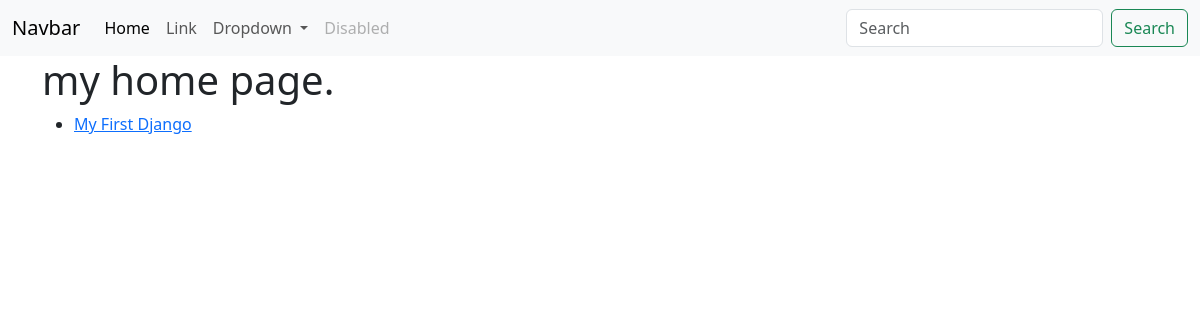
Before: / with the older database file.
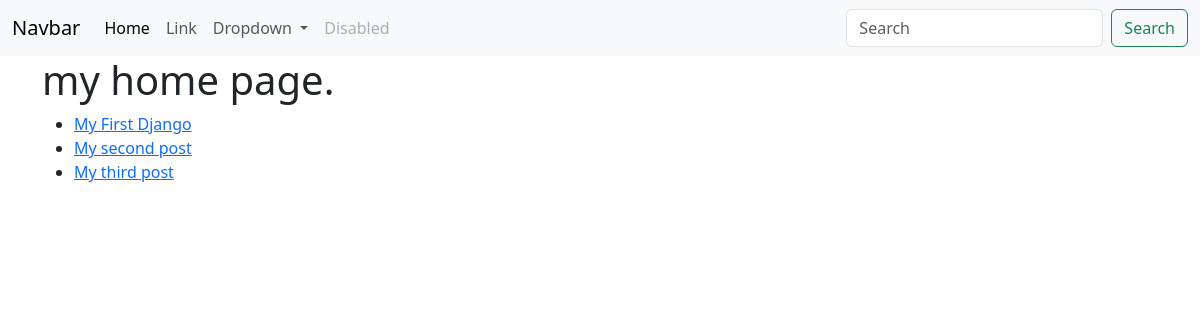
After: the same page with the newer database file.
### blog/models.py (models this page shows, shortened)
class Post(models.Model):
    title = models.CharField(max_length = 100)
    body = models.TextField() # TextField ไม่จำกัดตัวอักษร

### blog/views.py (the view)
# urls.py: path("", home),
def home(request):
    all_posts = Post.objects.all()
    return render(request, 'blog/home.html', {'all_posts': all_posts})

### blog/templates/blog/home.html (shortened to what this page needs)
{% extends 'blog/base.html' %}
{% block content %}
<div class="container">
    <h1>my home page. </h1>
    <ul>
        {% for post in all_posts %}
        <li><a href="#">{{post.title}}</a></li>
        {% endfor %}
    </ul>
</div>
{% endblock %}

### blog/templates/blog/base.html (shortened to what this page needs)
<!DOCTYPE html>
<html lang="en">
<head>
    <link href="https://cdn.jsdelivr.net/npm/bootstrap@5.3.3/dist/css/bootstrap.min.css" rel="stylesheet">
</head>
<body>
    <nav class="navbar navbar-expand-lg bg-body-tertiary">
        <div class="container-fluid">
          <a class="navbar-brand" href="#">Navbar</a>
          <div class="collapse navbar-collapse" id="navbarSupportedContent">
            <ul class="navbar-nav me-auto mb-2 mb-lg-0">
              <li class="nav-item">
                <a class="nav-link active" aria-current="page" href="#">Home</a>
              </li>
              <li class="nav-item">
                <a class="nav-link" href="#">Link</a>
              </li>
              <li class="nav-item dropdown">
                <a class="nav-link dropdown-toggle" href="#" role="button" data-bs-toggle="dropdown" aria-expanded="false">
                  Dropdown
                </a>
              </li>
              <li class="nav-item">
                <a class="nav-link disabled" aria-disabled="true">Disabled</a>
              </li>
            </ul>
            <form class="d-flex" role="search">
              <input class="form-control me-2" type="search" placeholder="Search" aria-label="Search">
              <button class="btn btn-outline-success" type="submit">Search</button>
            </form>
          </div>
        </div>
      </nav>
    {% block content %} {% endblock %}
</body>
</html>

Changed rows visible on the page:
added Post: title "My second post"
added Post: title "My third post"
